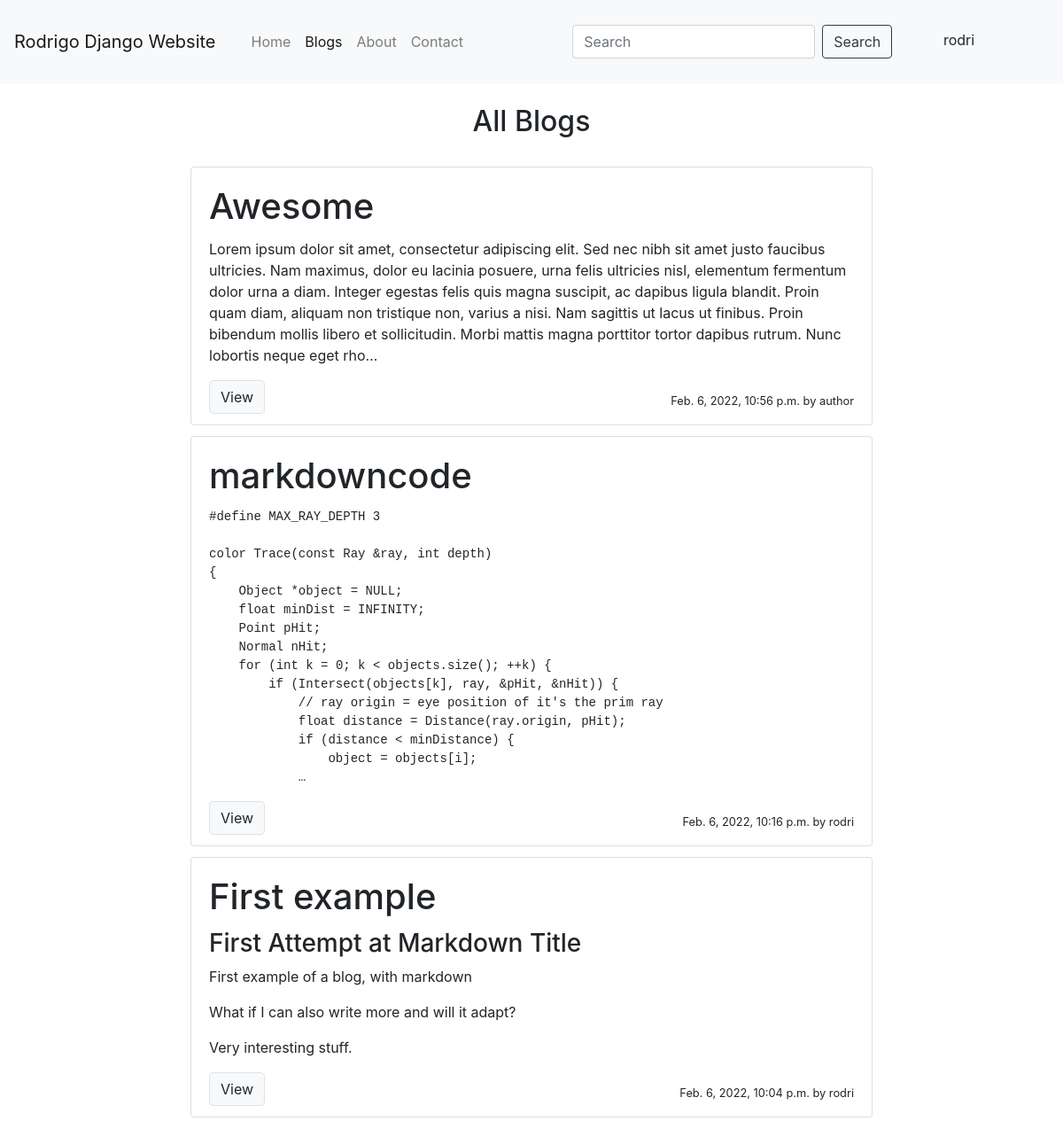
Page /blog/ (signed in) on the committed database.
### blog/models.py (models this page shows, shortened)
class BlogPost(models.Model):
    user = models.ForeignKey(User, null=True, default = 1 , on_delete=models.SET_NULL)
    title = models.CharField(max_length=120)
    slug = models.SlugField(unique=True)
    content = MarkdownxField(blank=True, null=True)
    publish_date = models.DateTimeField(null=True, blank=True)
    timestamp = models.DateTimeField(auto_now_add=True)
    updated = models.DateTimeField(auto_now=True)
    objects=BlogPostManager()
    class Meta:
        ordering=['-publish_date', 'updated', 'timestamp']
    def get_publish_date(self):
        if self.publish_date == None :
            return "Draft Post"
        else:
            return self.publish_date
    def is_published(self):
        return self.publish_date != None
    def get_absolute_url(self):
        return f'/blog/{self.slug}'
    @property
    def formatted_markdown(self):
        return markdownify(self.content)

### blog/views.py (the view)
# urls.py: path('', blogpost_list_view),
def blogpost_list_view(request):
    qs = BlogPost.objects.all().published() # custom queryset and manager for published blogs
    if request.user.is_authenticated:
        my_qs = BlogPost.objects.filter(user=request.user)
        qs = (qs | my_qs).distinct()
    title = "All Blogs"
    context = {'object_list': qs, "action":"blogs", "title":title}
    return render(request, template_list, context)

### blog/models.py (called while the page is built)
    def published(self):
        now = timezone.now()
        return self.filter(publish_date__lte=now)

    def get_queryset(self):
        return BlogPostQuerySet(self.model, using=self.db)

### markdownx/utils.py (called while the page is built)
def markdownify(content):
    md = markdown(
        text=content,
        extensions=MARKDOWNX_MARKDOWN_EXTENSIONS,
        extension_configs=MARKDOWNX_MARKDOWN_EXTENSION_CONFIGS
    )
    return md

### blog/templates/blog/list.html (shortened to what this page needs)
{% extends "base.html" %}
{% block title%}
    <div class="d-flex justify-content-center">
        <h2 class="m-4">{{title}}</h2>
    </div>
{%endblock%}
{% block content %}
   <div class="row">
      {% for obj in object_list %}
         {% include 'blog/blog_card.html' with blog=obj truncate=True detail=False%}
      {% endfor %}
   </div>
 {% endblock %}

### templates/nav.html (shortened to what this page needs)
<nav class="navbar navbar-expand-lg navbar-light bg-light" >
    <a class="navbar-brand"  href="/">Rodrigo Django Website</a>
    <div class="navbar flex-grow-1" >
      <ul class="navbar-nav mr-auto">
        <li class="nav-item {%if active == 'home' %} active {%endif%}">
          <a class="nav-link" href="/">Home</a>
        </li>
        <li class="nav-item {%if active == 'blogs' %} active {%endif%}">
          <a class="nav-link" href="/blog">Blogs</a>
        </li>
        <li class="nav-item {%if active == 'about' %} active {%endif%}">
          <a class="nav-link" href="/about">About</a>
        </li>
        <li class="nav-item {%if active == 'contact' %} active {%endif%}">
          <a class="nav-link" href="/contact">Contact</a>
        </li>
      </ul>
      <form class="form-inline mx-lg-auto">
        <input class="form-control mr-sm-2" type="search" placeholder="Search" aria-label="Search">
        <button class="btn btn-outline-dark my-2 my-sm-0" type="submit">Search</button>
      </form>
      <div class="dropdown">
        {% if request.user.is_authenticated %}
          <span>{{request.user}}</span>
        {% endif %}
        <button class="btn shadow-none fas fa-user-circle fa-3x" type="button" id="dropdownMenuButton" data-toggle="dropdown" aria-haspopup="true" aria-expanded="false">
        </button>
      </div>
    </div>
  </nav>

### blog/templates/blog/blog_card.html (shortened to what this page needs)
<div class="col-12 col-md-8 mb-1 mt-2 mx-auto">
  <div class="card {% if not blog.is_published and not detail %} bg-dark text-light {% endif %}">
    <div class="card-body pb-2">
      <h1 class="card-title">{{blog.title}}</h3>
        <div>
          {% if truncate%}
            {{blog.formatted_markdown| truncatechars_html:500 | safe}}
          {% else%}
            {{blog.formatted_markdown | safe}}
          {% endif%}
          <div class="mt-3 mb-1">
            <h5 class="small mt-3 float-right">
              {{blog.get_publish_date}} by {{blog.user}}
            </h5>
            {% if not detail%}
              <button class="btn btn-light border rounded-lg" onclick="window.location.href='{{blog.get_absolute_url}}'">View</button>
            {% endif%}
          </div>
        </div>
    </div>
  </div>
</div>

### rows in the picture
BlogPost: title "Awesome", formatted_markdown "Lorem ipsum dolor sit amet, consectetur adipiscing elit. Sed nec nibh sit amet justo faucibus ultricies. Nam maximus, dolor eu lacinia posuere, urna felis ultricies nisl, elementum fermentum dolor urna a diam. Integer egestas felis quis magna suscipit, ac dapibus ligula blandit. Proin quam diam, aliquam non tristique non, varius a nisi. Nam sagittis ut lacus ut finibus. Proin bibendum mollis libero et sollicitudin. Morbi mattis magna porttitor tortor dapibus rutrum. Nunc lobortis neque eget rho…", get_publish_date "Feb. 6, 2022, 10:56 p.m.", user "author"
BlogPost: title "markdowncode", formatted_markdown "#define MAX_RAY_DEPTH 3 color Trace ( const Ray & ray , int depth ) { Object * object = NULL ; float minDist = INFINITY ; Point pHit ; Normal nHit ; for ( int k = 0 ; k < objects . size (); ++ k ) { if ( Intersect ( objects [ k ] , ray , & pHit , & nHit )) { // ray origin = eye position of it ' s the prim ray float distance = Distance ( ray . origin , pHit ); if ( distance < minDistance ) { object = objects [ i ] ; …", get_publish_date "Feb. 6, 2022, 10:16 p.m.", user "rodri"
BlogPost: title "First example", formatted_markdown "First Attempt at Markdown Title First example of a blog, with markdown What if I can also write more and will it adapt? Very interesting stuff.", get_publish_date "Feb. 6, 2022, 10:04 p.m.", user "rodri"

### other values in the picture
{{ request.user }} "rodri"
{{ title }} "All Blogs"
